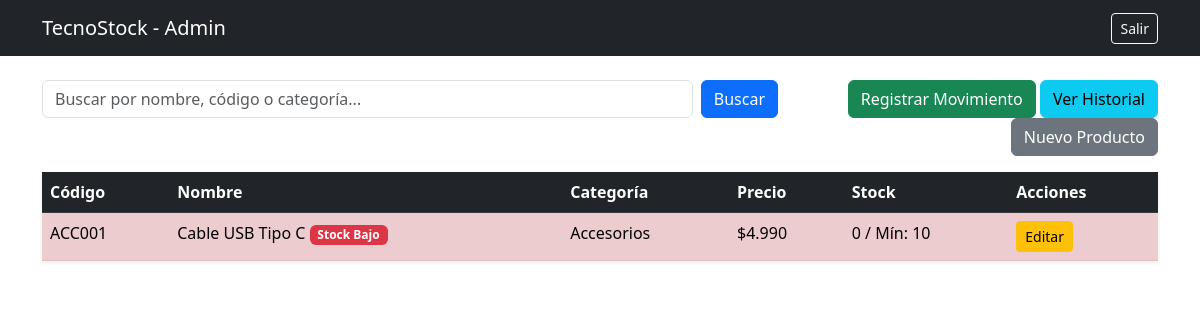
/index.php (signed in), run on the app's committed database.
### tables this page shows
CREATE TABLE `productos` (
  `id_producto` int(11) NOT NULL,
  `codigo` varchar(20) DEFAULT NULL,
  `nombre` varchar(100) DEFAULT NULL,
  `descripcion` varchar(255) DEFAULT NULL,
  `precio` decimal(10,2) DEFAULT NULL CHECK (`precio` >= 0),
  `stock_actual` int(11) DEFAULT NULL CHECK (`stock_actual` >= 0),
  `stock_minimo` int(11) DEFAULT NULL CHECK (`stock_minimo` >= 0),
  `estado` tinyint(4) DEFAULT 1,
  `id_categoria` int(11) DEFAULT NULL
);

CREATE TABLE `categorias` (
  `id_categoria` int(11) NOT NULL,
  `nombre` varchar(50) DEFAULT NULL,
  `descripcion` varchar(100) DEFAULT NULL,
  `estado` tinyint(4) DEFAULT 1
);

### index.php (the view, shortened to what this page needs)
<?php
require 'conexion.php';
$buscar = isset($_GET['buscar']) ? $_GET['buscar'] : "";
$sql = "SELECT p.*, c.nombre as categoria FROM productos p
        LEFT JOIN categorias c ON p.id_categoria = c.id_categoria
        WHERE p.estado = 1 AND (p.nombre LIKE ? OR p.codigo LIKE ? OR c.nombre LIKE ?)";
$stmt = $pdo->prepare($sql);
$termino = "%$buscar%";
$stmt->execute([$termino, $termino, $termino]);
$productos = $stmt->fetchAll();
?>
<!DOCTYPE html>
<html lang="es">
<head>
    <link href="https://cdn.jsdelivr.net/npm/bootstrap@5.3.0/dist/css/bootstrap.min.css" rel="stylesheet">
</head>
<body>
<nav class="navbar navbar-dark bg-dark">
    <div class="container">
        <span class="navbar-brand">TecnoStock - <?= $_SESSION['nombre'] ?></span>
        <a href="logout.php" class="btn btn-outline-light btn-sm">Salir</a>
    </div>
</nav>
<div class="container mt-4">
    <div class="row mb-3">
        <div class="col-md-8">
            <form class="d-flex" method="GET">
                <input type="text" name="buscar" class="form-control me-2"
                       placeholder="Buscar por nombre, código o categoría..."
                       value="<?= htmlspecialchars($buscar) ?>">
                <button class="btn btn-primary">Buscar</button>
            </form>
        </div>
        <div class="col-md-4 text-end">
            <a href="movimiento.php" class="btn btn-success">Registrar Movimiento</a>
<a href="historial.php" class="btn btn-info">Ver Historial</a>
            <a href="producto_form.php" class="btn btn-secondary">Nuevo Producto</a>
        </div>
    </div>
    <table class="table table-striped table-hover bg-white shadow-sm">
        <thead class="table-dark">
            <tr>
                <th>Código</th>
                <th>Nombre</th>
                <th>Categoría</th>
                <th>Precio</th>
                <th>Stock</th>
                <th>Acciones</th>
            </tr>
        </thead>
        <tbody>
            <?php foreach ($productos as $p):
                $alerta = ($p['stock_actual'] < $p['stock_minimo']) ? "table-danger" : "";
                $badge = ($p['stock_actual'] < $p['stock_minimo']) ? "<span class='badge bg-danger'>Stock Bajo</span>" : "";
            ?>
            <tr class="<?= $alerta ?>">
                <td><?= $p['codigo'] ?></td>
                <td><?= $p['nombre'] ?> <?= $badge ?></td>
                <td><?= $p['categoria'] ?></td>
                <td>$<?= number_format($p['precio'], 0, ',', '.') ?></td>
                <td><?= $p['stock_actual'] ?> / Mín: <?= $p['stock_minimo'] ?></td>
                <td>
                    <a href="producto_form.php?id=<?= $p['id_producto'] ?>" class="btn btn-sm btn-warning">Editar</a>
                </td>
            </tr>
            <?php endforeach; ?>
        </tbody>
    </table>
</div>
</body>
</html>

### data on the page
productos: codigo "ACC001", nombre "Cable USB Tipo C", shows "Stock Bajo", id_categoria.nombre "Accesorios", precio "4.990", stock_actual "0", stock_minimo "10"

### other printed values
$_SESSION['nombre'] "Admin"
